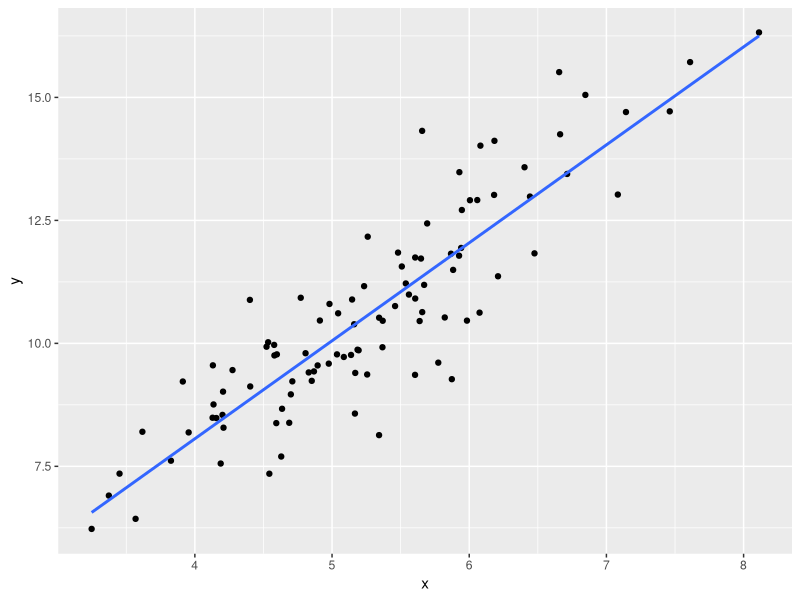
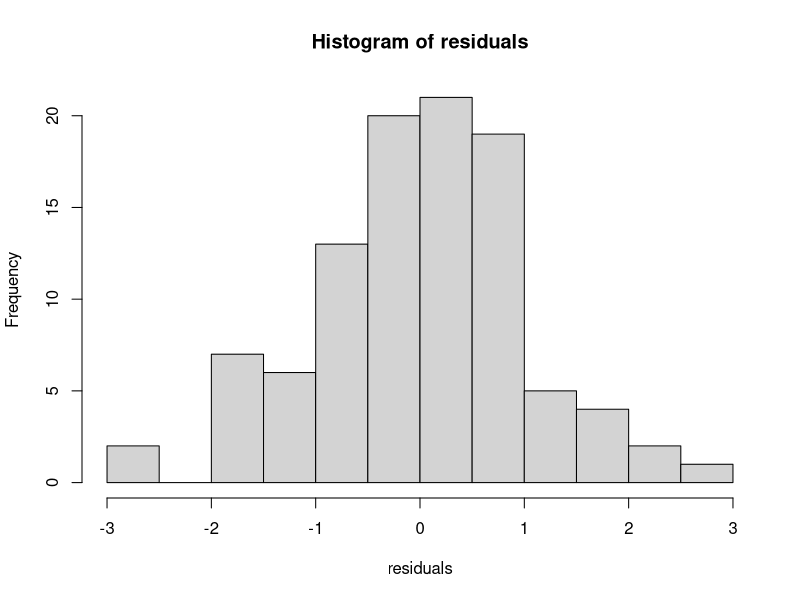
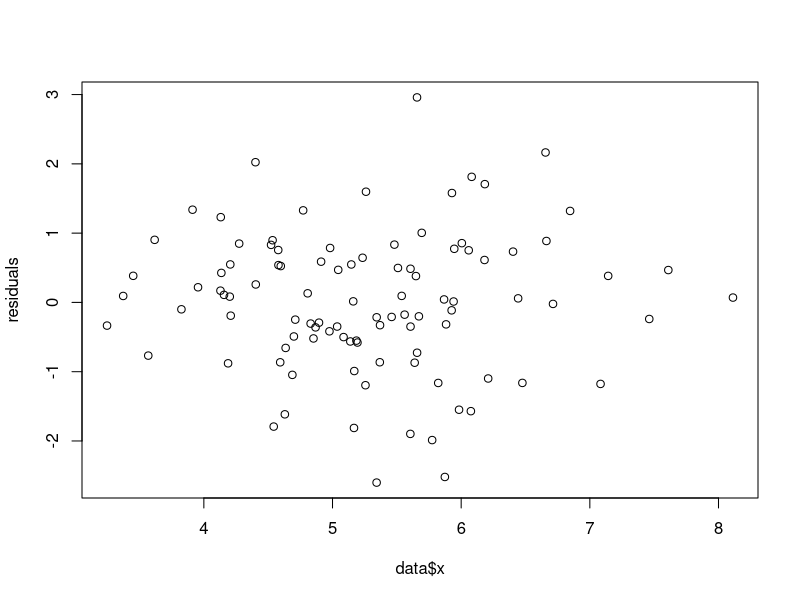
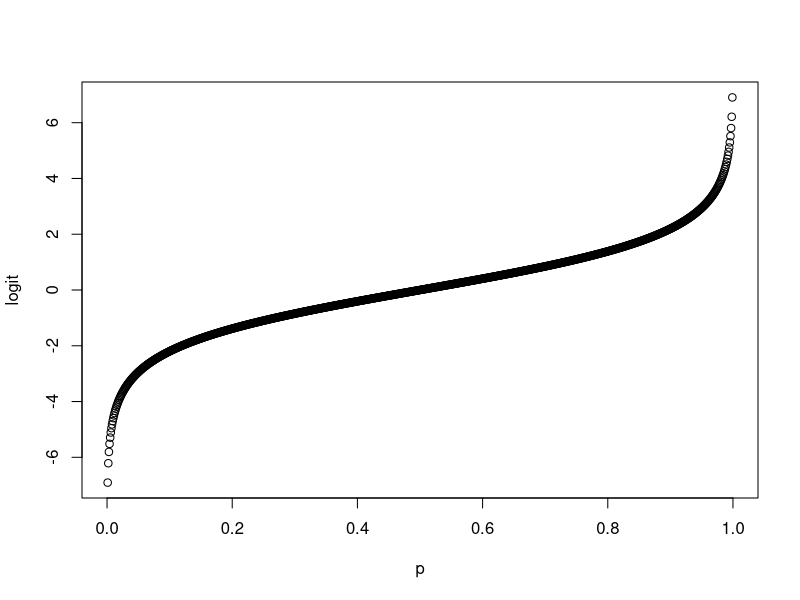
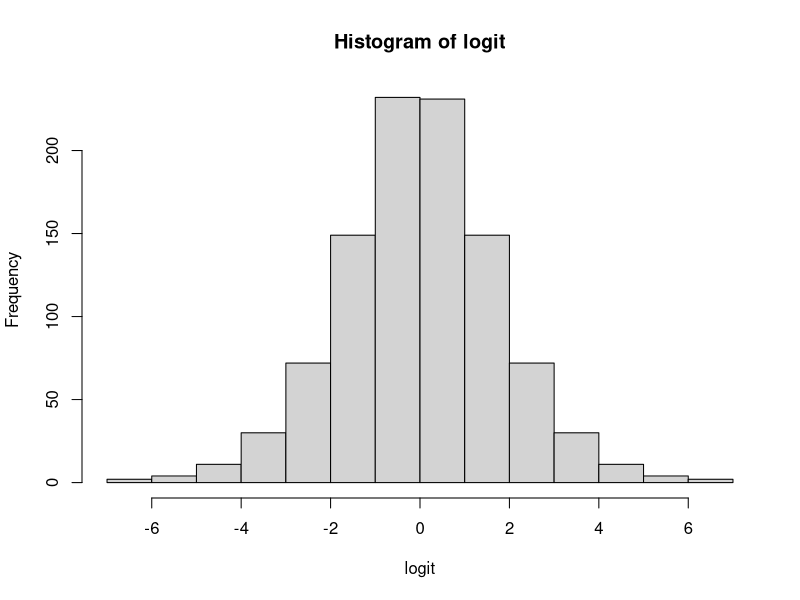

The R script that drew these images, in order:
## ---- chunk 1
# Load package "tidyverse", which we will use throughout this file
# The first time you wish to use a package, you need to install it first using "install.packages("[package name]"). Afterwards, you can just use library() to load it
library(tidyverse)

# Set a "seed" for random number generation. This ensures that we generate the same random numbers each time we use this script
# This is necessary for making replicable scripts when you use any kind of randomization
set.seed(6702847)

# Simulate our x variable; 100 values with a mean of 5 and an SD of 1
x <- rnorm(n = 100, mean = 5, sd = 1)

# Simulate our y variable; 2*x plus some random noise (100 values with a mean of 0 and an SD of 1)
y <- 2*x + rnorm(n = 100, mean = 0, sd = 1)

# Combine these variables into a dataset ("tibble")
data <- tibble(x, y)

# Plot these points and a regression line
data %>%
  ggplot(aes(x, y)) +
  geom_point() +
  geom_smooth(method = "lm", formula = "y ~ x", se = F)
## ---- chunk 2
ols <- lm(
  data = data,
  y ~ x
)

summary(ols)
## ---- chunk 3
residuals <- resid(ols)

# Histogram of residuals
hist(residuals)

# Residuals by X
plot(data$x, residuals)
## ---- chunk 4
# Probabilities from 0 to 1
p <- seq(0, 1, .001)

# Logit-transformed probabilities
logit <- log(p / (1 - p))

# Plot with actual probability on the x-axis, logit-transformed probability on the y-axis
plot(p, logit)
## ---- chunk 5
hist(logit)
